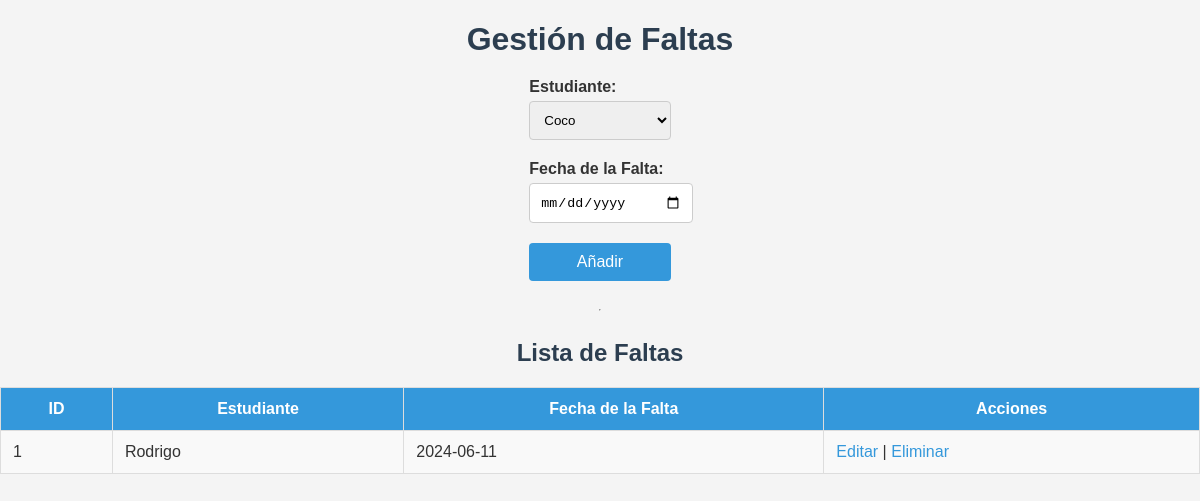
The app's page /faltas.php with its own data.
### tables this page shows
CREATE TABLE `faltas` (
  `id` int(11) NOT NULL,
  `estudiante_id` int(11) DEFAULT NULL,
  `fecha_falta` date DEFAULT NULL
);

CREATE TABLE `estudiantes` (
  `id` int(11) NOT NULL,
  `nombre` varchar(255) NOT NULL,
  `dni` varchar(20) NOT NULL,
  `imagen` varchar(255) DEFAULT NULL,
  `universidad_id` int(11) DEFAULT NULL,
  `carrera_id` int(11) DEFAULT NULL
);

### faltas.php (the view, shortened to what this page needs)
<!DOCTYPE html>
<html lang="en">
<head>
    <link rel="stylesheet" href="styles.css">
</head>
<body>
    <h1>Gestión de Faltas</h1>
    <form id="form-falta" method="post" action="guardar_falta.php">
        <label for="estudiante">Estudiante:</label>
        <select id="estudiante" name="estudiante" required>
            <?php
                include 'conexion.php';
                $query = "SELECT * FROM estudiantes";
                $result = $conn->query($query);
                while($row = $result->fetch_assoc()) {
                    echo "<option value='" . $row['id'] . "'>" . $row['nombre'] . "</option>";
                }
            ?>
        </select>
        <label for="fecha_falta">Fecha de la Falta:</label>
        <input type="date" id="fecha_falta" name="fecha_falta" required>
        <button type="submit">Añadir</button>
    </form>
    <hr>
    <h2>Lista de Faltas</h2>
    <table>
        <thead>
            <tr>
                <th>ID</th>
                <th>Estudiante</th>
                <th>Fecha de la Falta</th>
                <th>Acciones</th>
            </tr>
        </thead>
        <tbody>
            <?php
                include 'conexion.php';
                $query = "SELECT faltas.id, estudiantes.nombre AS estudiante, faltas.fecha_falta
                          FROM faltas
                          JOIN estudiantes ON faltas.estudiante_id = estudiantes.id";
                $result = $conn->query($query);
                while($row = $result->fetch_assoc()) {
                    echo "<tr>";
                    echo "<td>" . $row['id'] . "</td>";
                    echo "<td>" . $row['estudiante'] . "</td>";
                    echo "<td>" . $row['fecha_falta'] . "</td>";
                    echo "<td>
                            <a href='editar_falta.php?id=" . $row['id'] . "'>Editar</a> |
                            <a href='eliminar_falta.php?id=" . $row['id'] . "'>Eliminar</a>
                          </td>";
                    echo "</tr>";
                }
            ?>
        </tbody>
    </table>
</body>
</html>

### styles.css (style rules this page uses)
body { font-family: Arial, sans-serif; background-color: #f4f4f4; color: #333; margin: 0; padding: 0; display: flex; flex-direction: column; align-items: center; }
h1, h2 { color: #2c3e50; margin-bottom: 20px; }
table { width: 100%; border-collapse: collapse; margin-bottom: 20px; }
table, th, td { border: 1px solid #ddd; padding: 12px; }
th { background-color: #3498db; color: #fff; }
td { background-color: #f9f9f9; }
form { margin-bottom: 20px; display: flex; flex-direction: column; }
label { margin-bottom: 5px; font-weight: bold; }
input[type="text"], input[type="date"], input[type="file"], select { width: 100%; padding: 10px; margin-bottom: 20px; border: 1px solid #ccc; border-radius: 4px; }
button { padding: 10px 20px; background-color: #3498db; color: white; border: none; border-radius: 4px; cursor: pointer; font-size: 16px; }
a { color: #3498db; text-decoration: none; }

### records on screen
faltas: id "1", estudiante.nombre "Rodrigo", fecha_falta "2024-06-11"

### other values on screen
form field estudiante "Coco"
